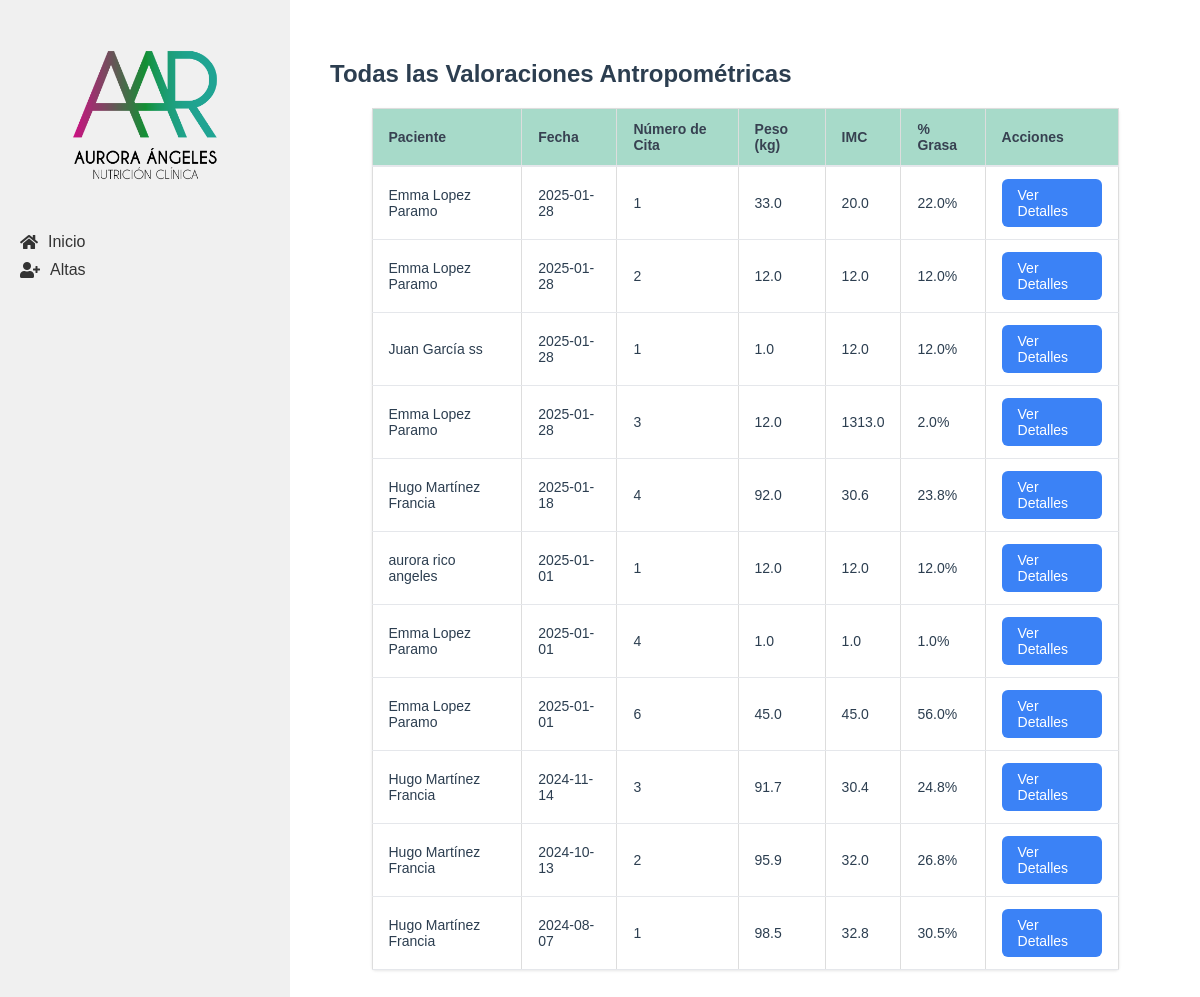
The app's page /valoraciones, older data.
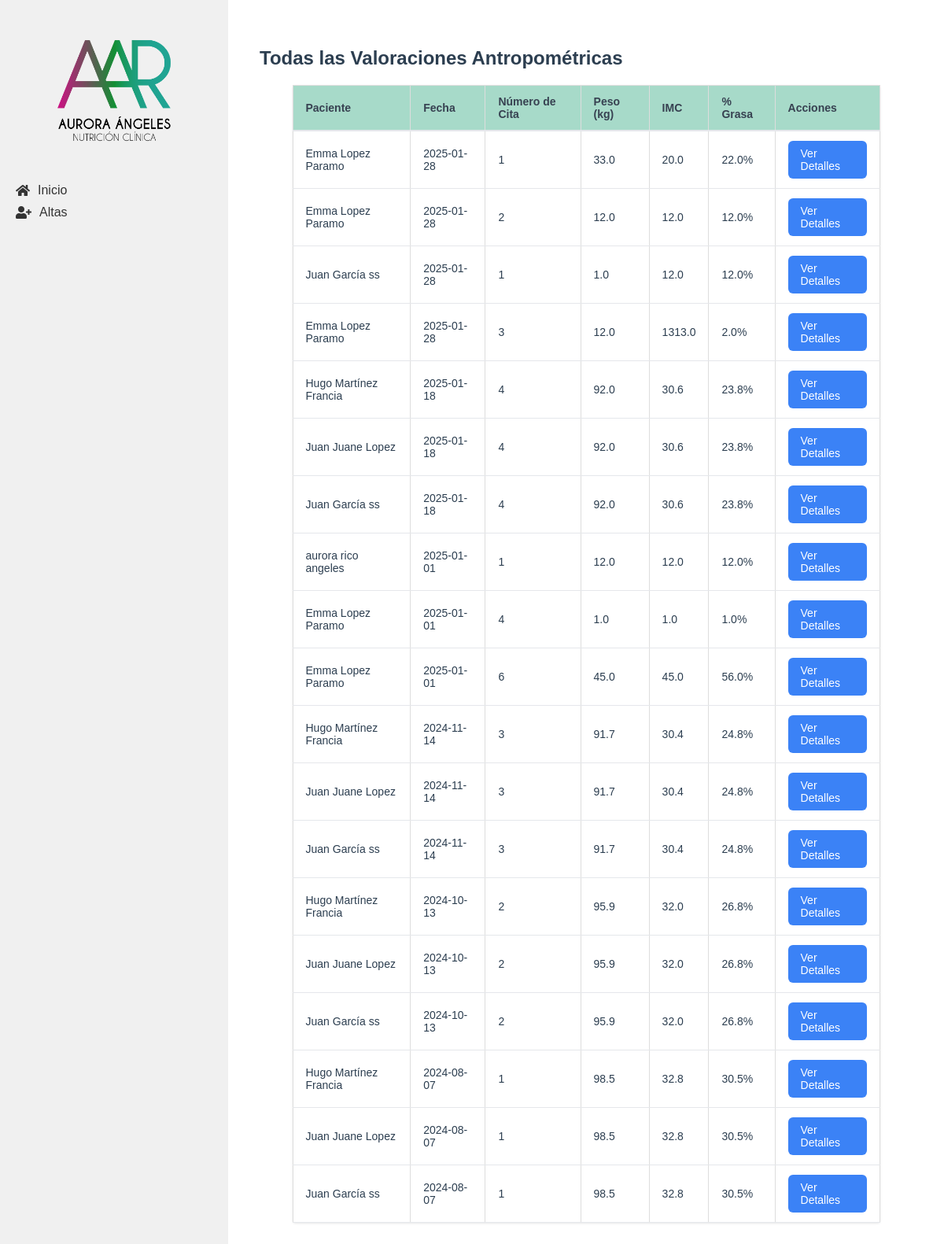
The same page, newer data.
### tables this page shows
CREATE TABLE "valoracion_antropometrica" (
    id INTEGER PRIMARY KEY AUTOINCREMENT,
    paciente_id INTEGER NOT NULL,
    numero_cita INTEGER NOT NULL,
    fecha DATE NOT NULL,
    estatura FLOAT NOT NULL,
    peso FLOAT NOT NULL,
    imc FLOAT NOT NULL,
    grasa FLOAT NOT NULL,
    cintura FLOAT NOT NULL,
    torax FLOAT NOT NULL,
    brazo FLOAT NOT NULL,
    cadera FLOAT NOT NULL,
    pierna FLOAT NOT NULL,
    pantorrilla FLOAT NOT NULL,
    tension_arterial TEXT NOT NULL,
    frecuencia_cardiaca INTEGER NOT NULL,
    bicep FLOAT NOT NULL,
    tricep FLOAT NOT NULL,
    suprailiaco FLOAT NOT NULL,
    subescapular FLOAT NOT NULL,
    femoral FLOAT,
    porcentaje_grasa FLOAT NOT NULL,
    ultima_dieta TEXT,
    FOREIGN KEY (paciente_id) REFERENCES pacientes (id)
);

CREATE TABLE "pacientes" (
    id INTEGER PRIMARY KEY AUTOINCREMENT,
    nombre TEXT NOT NULL,
    apellido_paterno TEXT NOT NULL,
    apellido_materno TEXT NOT NULL,
    fecha_nacimiento TEXT NOT NULL,
    telefono TEXT,
    correo TEXT UNIQUE NOT NULL,
    ciudad TEXT NOT NULL, `status` TEXT,
    fecha_registro TIMESTAMP DEFAULT CURRENT_TIMESTAMP
);

### app/controllers/valoracion_antropometrica.py (the view)
@valoracion.route('/valoraciones')
def todas_valoraciones():
    valoraciones = ValoracionAntropometrica.obtener_todas()
    return render_template('todas_valoraciones.html', valoraciones=valoraciones)

### app/db.py (called while the page is built)
def get_db():
    if 'db' not in g:
        g.db = sqlite3.connect(
            'pacientes.db',
            detect_types=sqlite3.PARSE_DECLTYPES
        )
        g.db.row_factory = sqlite3.Row
    return g.db

def query_db(query, args=(), one=False):
    cur = get_db().execute(query, args)
    rv = cur.fetchall()
    cur.close()
    return (rv[0] if rv else None) if one else rv

### app/models/valoracion_antropometrica.py (called while the page is built)
    @staticmethod
    def obtener_todas():
        return query_db('''
            SELECT va.*, p.nombre, p.apellido_paterno, p.apellido_materno
            FROM valoracion_antropometrica va
            JOIN pacientes p ON va.paciente_id = p.id
            ORDER BY va.fecha DESC
        ''')

### app/templates/todas_valoraciones.html (shortened to what this page needs)
{% extends "base.html" %}
{% block content %}
<div class="valoracion-container">
    <h2>Todas las Valoraciones Antropométricas</h2>
    <table class="table">
        <thead>
            <tr>
                <th class="table__header">Paciente</th>
                <th class="table__header">Fecha</th>
                <th class="table__header">Número de Cita</th>
                <th class="table__header">Peso (kg)</th>
                <th class="table__header">IMC</th>
                <th class="table__header">% Grasa</th>
                <th class="table__header">Acciones</th>
            </tr>
        </thead>
        <tbody>
            {% for valoracion in valoraciones %}
            <tr>
                <td class="table__cell">{{ valoracion['nombre'] }} {{ valoracion['apellido_paterno'] }} {{ valoracion['apellido_materno'] }}</td>
                <td class="table__cell">{{ valoracion['fecha'] }}</td>
                <td class="table__cell">{{ valoracion['numero_cita'] }}</td>
                <td class="table__cell">{{ valoracion['peso'] }}</td>
                <td class="table__cell">{{ valoracion['imc'] }}</td>
                <td class="table__cell">{{ valoracion['porcentaje_grasa'] }}%</td>
                <td class="table__cell">
                    <a href="{{ url_for('valoracion.lista_valoraciones', paciente_id=valoracion['paciente_id']) }}" class="action-button">Ver Detalles</a>
                </td>
            </tr>
            {% endfor %}
        </tbody>
    </table>
</div>
{% endblock %}

### app/templates/base.html (shortened to what this page needs)
<!DOCTYPE html>
<html lang="es">
<head>
    <link rel="stylesheet" href="{{ url_for('static', filename='css/style.css') }}">
    <link href="https://cdnjs.cloudflare.com/ajax/libs/font-awesome/5.15.3/css/all.min.css" rel="stylesheet">
    <link rel="stylesheet" href="{{ url_for('static', filename='css/form.css') }}">
</head>
<body>
    <div class="container" x-data="{ menuOpen: false }">
        <nav class="sidebar">
            <div class="sidebar__header">
                <img src="{{ url_for('static', filename='img/logo.png') }}" alt="Sistema de Pacientes" class="sidebar__logo">
            </div>
            <ul class="sidebar__list" :class="{ 'sidebar__list--show': menuOpen }">
                <li class="sidebar__item"><a href="{{ url_for('main.index') }}" class="sidebar__link"><i class="fas fa-home sidebar__icon"></i> Inicio</a></li>
                <li class="sidebar__item" x-data="{ open: false }">
                    <a @click="open = !open" class="sidebar__link sidebar__dropdown"><i class="fas fa-user-plus sidebar__icon"></i> Altas</a>
                </li>
            </ul>
        </nav>
        <main class="content">
            {% block content %}{% endblock %}
        </main>
    </div>
</body>
</html>

### app/static/css/style.css (style rules this page uses)
body { font-family: Arial, sans-serif; margin: 0; padding: 0; color: #2c3e50; }
.container { display: flex; min-height: 100vh; }
.sidebar { width: 250px; background-color: #f0f0f0; padding: 20px; transition: all 0.3s ease; }
.sidebar__list { list-style-type: none; padding: 0; }
.sidebar__item { margin-bottom: 10px; }
.sidebar__link { text-decoration: none; color: #333; display: flex; align-items: center; }
.sidebar__icon { margin-right: 10px; }
.sidebar__dropdown { cursor: pointer; }
.content { flex: 1; padding: 20px; }
.table { width: 100%; border-collapse: collapse; margin: 20px 0; font-size: 16px; text-align: left; }
.table__header, .table__cell { border: 1px solid #ddd; padding: 8px; text-align: left; }
.table__header { background-color: #f2f2f2; }
.table { max-width: 90%; background-color: white; margin: 0 auto; box-shadow: 0 1px 3px rgba(0, 0, 0, 0.1); border-radius: 4px; }
.table__header { padding: 12px 16px; text-align: left; font-weight: 600; font-size: 0.875rem; color: #374151; background-color: #119b6e5e; border-bottom: 2px solid #e5e7eb; }
.table__cell { padding: 12px 16px; font-size: 0.875rem; border-bottom: 1px solid #e5e7eb; }
.action-button { display: inline-flex; align-items: center; padding: 0.5rem 1rem; font-size: 0.875rem; font-weight: 500; border-radius: 0.375rem; background-color: #3b82f6; color: white; text-decoration: none; transition: background-color 0.2s; }
.valoracion-container { max-width: 1200px; margin: 0 auto; padding: 20px; }
.action-button { display: inline-flex; align-items: center; gap: 0.5rem; padding: 0.5rem 1rem; background-color: #3b82f6; color: white; border-radius: 0.375rem; text-decoration: none; font-size: 0.875rem; font-weight: 500; transition: background-color 0.2s; }
.sidebar__header { padding: 1rem; text-align: center; }
.sidebar__logo { max-width: 200px; height: auto; display: block; margin: 0 auto; }
.sidebar__logo { max-width: 200px; height: auto; }

Row changes from the older to the newer data that the page shows:
added valoracion_antropometrica: nombre "Juan", apellido_paterno "Juane", apellido_materno "Lopez", fecha "2025-01-18", numero_cita "4", peso "92.0", imc "30.6", porcentaje_grasa "23.8"
added valoracion_antropometrica: nombre "Juan", apellido_paterno "García", apellido_materno "ss", fecha "2025-01-18", numero_cita "4", peso "92.0", imc "30.6", porcentaje_grasa "23.8"
added valoracion_antropometrica: nombre "Juan", apellido_paterno "Juane", apellido_materno "Lopez", fecha "2024-11-14", numero_cita "3", peso "91.7", imc "30.4", porcentaje_grasa "24.8"
added valoracion_antropometrica: nombre "Juan", apellido_paterno "García", apellido_materno "ss", fecha "2024-11-14", numero_cita "3", peso "91.7", imc "30.4", porcentaje_grasa "24.8"
added valoracion_antropometrica: nombre "Juan", apellido_paterno "Juane", apellido_materno "Lopez", fecha "2024-10-13", numero_cita "2", peso "95.9", imc "32.0", porcentaje_grasa "26.8"
added valoracion_antropometrica: nombre "Juan", apellido_paterno "García", apellido_materno "ss", fecha "2024-10-13", numero_cita "2", peso "95.9", imc "32.0", porcentaje_grasa "26.8"
added valoracion_antropometrica: nombre "Juan", apellido_paterno "Juane", apellido_materno "Lopez", fecha "2024-08-07", numero_cita "1", peso "98.5", imc "32.8", porcentaje_grasa "30.5"
added valoracion_antropometrica: nombre "Juan", apellido_paterno "García", apellido_materno "ss", fecha "2024-08-07", numero_cita "1", peso "98.5", imc "32.8", porcentaje_grasa "30.5"
